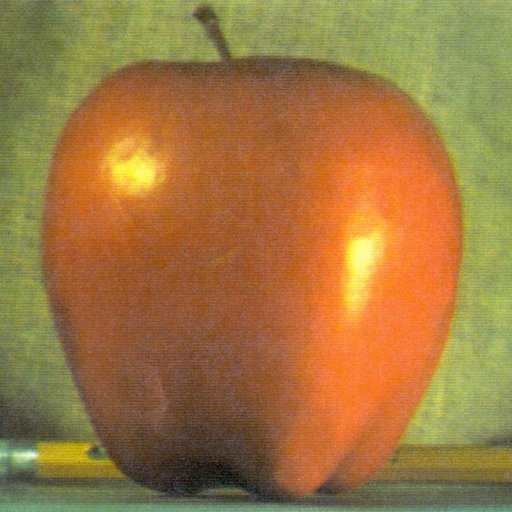
//> input picture source/pingguo.jpg, 512 x 512 px
$ ./main   (built with g++ and OpenCV 4)
//> lines starting //> are read from the running program, lines starting //| are printed output that depends on the picture
#include <iostream>
#include<opencv4/opencv2/core/core.hpp>
#include<opencv4/opencv2/highgui.hpp>
#include<opencv4/opencv2/opencv.hpp>
using namespace std;
using namespace cv;
int main() {
    // [41 lines of commented-out code are left out]
    Mat img = imread("../../source/pingguo.jpg");
//> img is the input picture: 512 rows x 512 cols, CV_8UC3; mean B, G, R 64.8, 119.7, 159.1
    Mat HSV;
    cv::cvtColor(img, HSV, COLOR_BGR2HSV);
//> HSV: 512 rows x 512 cols, CV_8UC3; mean H, S, V 21.7, 145.4, 163
    Mat img_v0, img_v1, img_v2;//用于存放vector类型的结果
    Mat result1;//多通道合并的结果
    //创建窗口
    namedWindow("H通道", 0);
    namedWindow("S通道", 0);
    namedWindow("V通道", 0);
    namedWindow("result1", 0);
    //分离
    vector<Mat>imgv;//创建一个名为imgv的模板类vector;
    split(HSV, imgv);
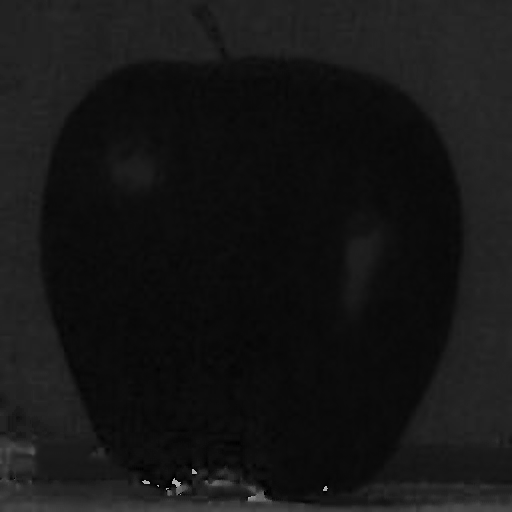
//> imgv[0]: 512 rows x 512 cols, CV_8UC1; min 0, max 179, mean 21.7
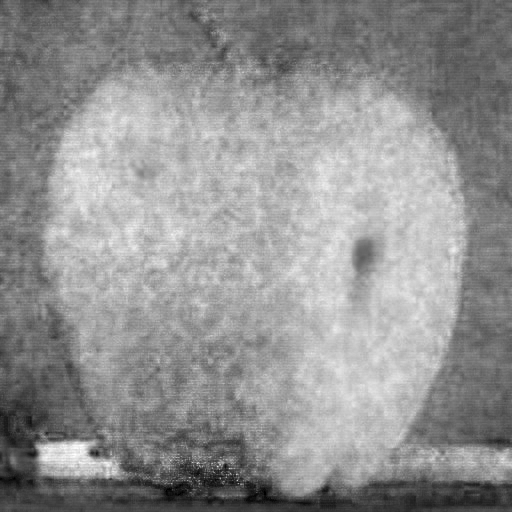
//> imgv[1]: 512 rows x 512 cols, CV_8UC1; min 0, max 255, mean 145.4
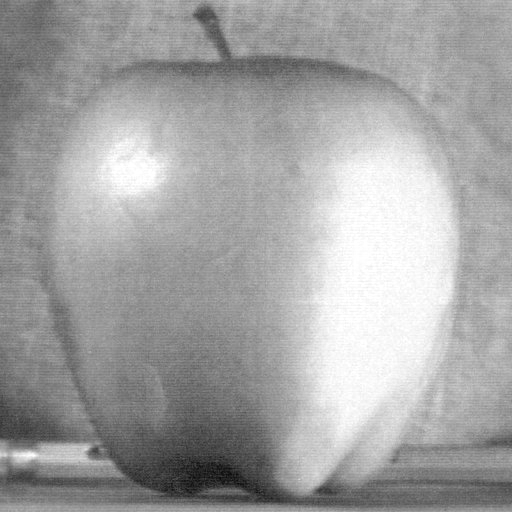
//> imgv[2]: 512 rows x 512 cols, CV_8UC1; min 8, max 255, mean 163
    //用vector接收
    img_v0 = imgv.at(0);
    img_v1 = imgv.at(1);
    img_v2 = imgv.at(2);//在vecter中检索的顺序也是从0开始
    imshow("H通道", img_v0);
    imshow("S通道", img_v1);
    imshow("V通道", img_v2);
    //合并
    //创建一张与该图大小一样的图片（像素点全为0）
    Mat zero = Mat::zeros(img.rows, img.cols, CV_8UC1);
    imgv.at(2) = zero;//将亮度调为0
//> imgv[2]: 512 rows x 512 cols, CV_8UC1; every value is 0
    merge(imgv, result1);
//> result1: 512 rows x 512 cols, CV_8UC3; mean H, S, V 21.7, 145.4, 0
    imshow("result1", result1);
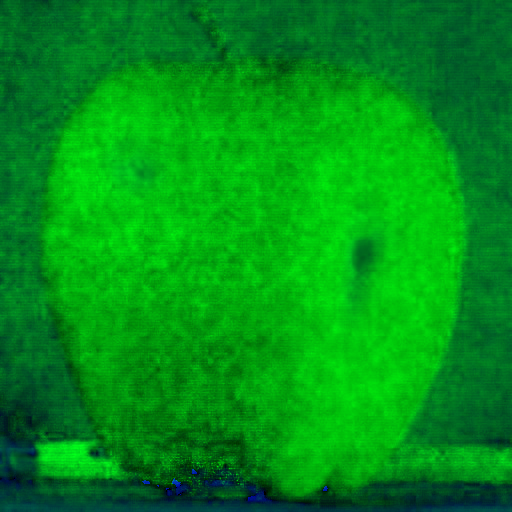
//> window 'result1': 512 rows x 512 cols, CV_8UC3; mean B, G, R 21.7, 145.4, 0

    waitKey(0);
    return 0;
}
